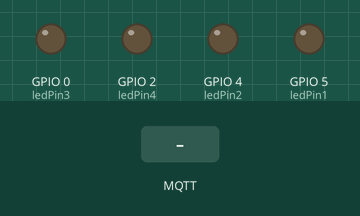
Simulated run of this sketch. Board: ESP8266 (NodeMCU). On the bench: output pins drawn as LEDs (lit = HIGH). The test bench sets the inputs (shaded band). WiFi joins after 1.5 s; servers stay silent unless stated; no MQTT or app messages arrive unless stated; what the sketch prints to the serial monitor is not drawn.

Above: at 2.7 s.
2.8 s: MQTT message "5" arrives on the first subscribed topic
At 4.0 s:
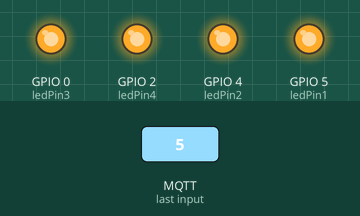
4.3 s: MQTT message "90" arrives on the first subscribed topic
At 5.5 s:
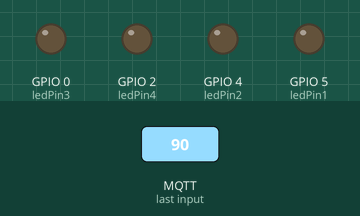
5.8 s: MQTT message "1" arrives on the first subscribed topic
At 6.6 s:
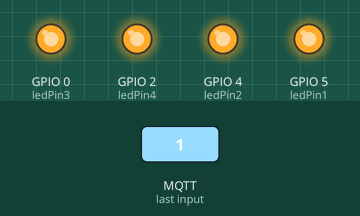
Timing chart, 0 to 8.8 s (numbered marks = the images above; inputs shaded):
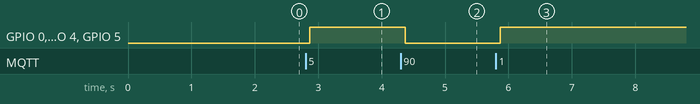

Measured:
- after the input at 2.8 s, GPIO 0 (ledPin3), GPIO 2 (ledPin4), GPIO 4 (ledPin2), GPIO 5 (ledPin1): LOW → HIGH after 0.07 s
- after the input at 4.3 s, GPIO 0 (ledPin3), GPIO 2 (ledPin4), GPIO 4 (ledPin2), GPIO 5 (ledPin1): HIGH → LOW after 0.07 s
- after the input at 5.8 s, GPIO 0 (ledPin3), GPIO 2 (ledPin4), GPIO 4 (ledPin2), GPIO 5 (ledPin1): LOW → HIGH after 0.07 s

The sketch:

sub.ino
```cpp
#include <ESP8266WiFi.h>
#include <PubSubClient.h>

const int ledPin1 = 5; // D1
const int ledPin2 = 4; // D2
const int ledPin3 = 0; // D3
const int ledPin4 = 2; // D4

const char* ssid = "Lipa";
const char* password = "lipay2547";
const char* mqttServer = "broker.emqx.io";
const int mqttPort = 1883;

WiFiClient espClient;
PubSubClient client(espClient);

void setup() {
  Serial.begin(9600);
  pinMode(ledPin1, OUTPUT);
  pinMode(ledPin2, OUTPUT);
  pinMode(ledPin3, OUTPUT);
  pinMode(ledPin4, OUTPUT);

  setup_wifi();

  digitalWrite(ledPin1, LOW);
  digitalWrite(ledPin2, LOW);
  digitalWrite(ledPin3, LOW);
  digitalWrite(ledPin4, LOW);


  client.setServer(mqttServer, mqttPort);
  client.setCallback(callback);
}

void loop() {
  if (!client.connected()) {
    reconnect();
  }
  client.loop();
}

void setup_wifi() {
  Serial.println();
  WiFi.begin(ssid, password);
  int attempts = 0;
  while (WiFi.status() != WL_CONNECTED) {
    delay(500);
    Serial.print(".");
    attempts++;
    if (attempts > 20) {
      Serial.println("Не удалось подключиться к Wi-Fi. Перезапустите устройство.");
      return;
    }
  }
  Serial.println("Подключено к Wi-Fi: " + String(WiFi.SSID()));
}

void reconnect() {
  while (!client.connected()) {
    Serial.print("Подключение к MQTT...");
    if (client.connect("ESP8266Client")) {
      Serial.println("Подключено к MQTT");
      // Подписка на тему MQTT
      Serial.println(client.subscribe("esp/sensor"));
    } else {
      Serial.print("Не удалось подключиться, состояние " + String(client.state()));
      Serial.println("...");
      delay(2000);
    }
  }
}

void callback(char* topic, byte* payload, unsigned int length) {
  Serial.println("Получено сообщение в теме: " + String(topic));
  Serial.print("Переданное сообщение:");
  for (int i = 0; i < length; i++) {
    Serial.print((char)payload[i]);
  }
  Serial.println();
  int distance = atoi((char*)payload);
  Serial.println("Расстояние: " + String(distance));
  distanceLeds(distance);
}

void distanceLeds(int distance) {
  if (distance <= 5) {
    digitalWrite(ledPin1, HIGH);
    digitalWrite(ledPin2, HIGH);
    digitalWrite(ledPin3, HIGH);
    digitalWrite(ledPin4, HIGH);
  } else if (distance <= 10 && distance >= 5) {
    digitalWrite(ledPin1, HIGH);
    digitalWrite(ledPin2, HIGH);
    digitalWrite(ledPin3, HIGH);
    digitalWrite(ledPin4, LOW);
  } else if (distance <= 15 && distance >= 10) {
    digitalWrite(ledPin1, HIGH);
    digitalWrite(ledPin2, HIGH);
    digitalWrite(ledPin3, LOW);
    digitalWrite(ledPin4, LOW);
  } else if (distance <= 20 && distance >= 15) {
    digitalWrite(ledPin1, HIGH);
    digitalWrite(ledPin2, LOW);
    digitalWrite(ledPin3, LOW);
    digitalWrite(ledPin4, LOW);
  } else if (distance >= 20) {
    digitalWrite(ledPin1, LOW);
    digitalWrite(ledPin2, LOW);
    digitalWrite(ledPin3, LOW);
    digitalWrite(ledPin4, LOW);
  }
}
```
